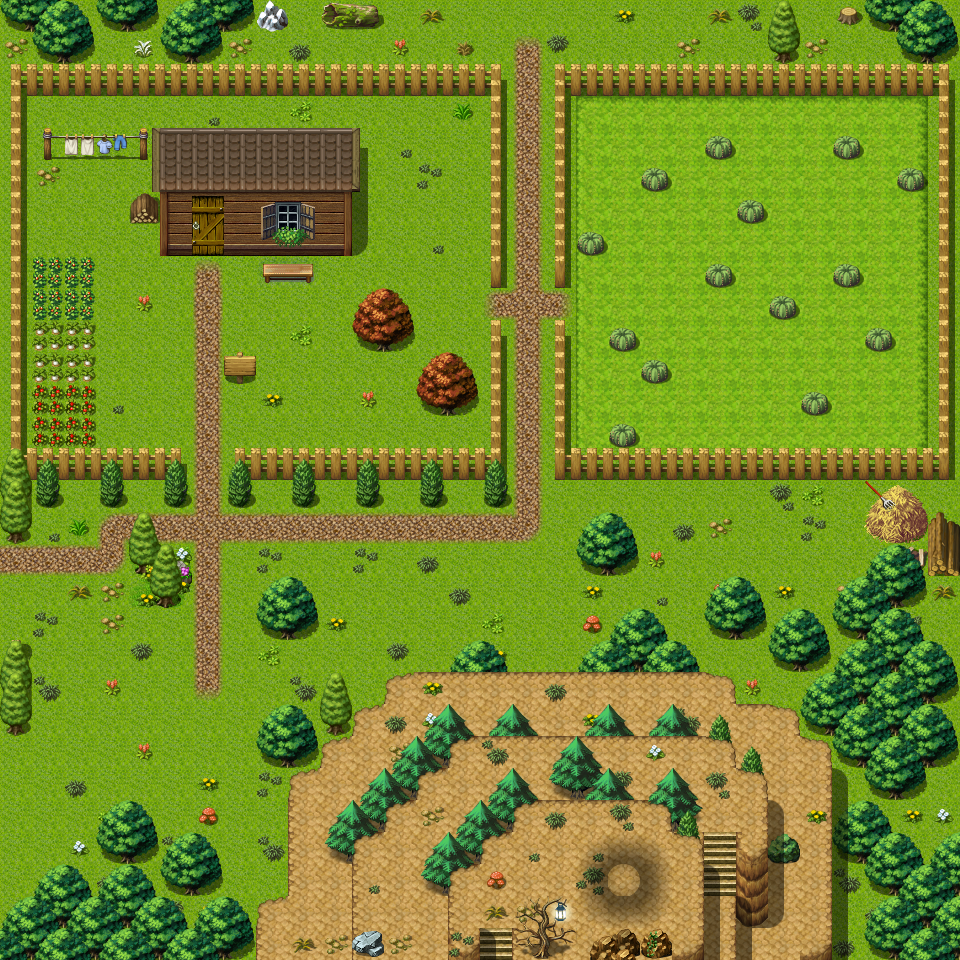

The image is a tile-based game level rendered from a .tmx file. Its description and source (layers, tilesets, objects; grid data summarised) follow:
An orthogonal 30x30 tile map with 32x32 px tiles, 3 tile layers (Ground, Objects, Above), 6 hidden layers not drawn, 61 tilesets and 22 objects (10x spawn, 5x replace, 4x script, 3x mapchange).

<map version="1.0" tiledversion="1.0.2" orientation="orthogonal" renderorder="right-down" width="30" height="30" tilewidth="32" tileheight="32" nextobjectid="52">
 <properties>
  <property name="outdoors" value="1" />
 </properties>
 <tileset firstgid="1" name="map_bed_1" tilewidth="32" tileheight="32" tilecount="128" columns="16">
  <image source="../drawable/map_bed_1.png" width="512" height="256" />
 </tileset>
 <tileset firstgid="129" name="map_border_1" tilewidth="32" tileheight="32" tilecount="128" columns="16">
  <image source="../drawable/map_border_1.png" width="512" height="256" />
 </tileset>
 <tileset firstgid="257" name="map_bridge_1" tilewidth="32" tileheight="32" tilecount="128" columns="16">
  <image source="../drawable/map_bridge_1.png" width="512" height="256" />
 </tileset>
 <tileset firstgid="385" name="map_bridge_2" tilewidth="32" tileheight="32" tilecount="128" columns="16">
  <image source="../drawable/map_bridge_2.png" width="512" height="256" />
 </tileset>
 <tileset firstgid="513" name="map_broken_1" tilewidth="32" tileheight="32" tilecount="128" columns="16">
  <image source="../drawable/map_broken_1.png" width="512" height="256" />
 </tileset>
 <tileset firstgid="641" name="map_cavewall_1" tilewidth="32" tileheight="32" tilecount="108" columns="18">
  <image source="../drawable/map_cavewall_1.png" width="576" height="192" />
 </tileset>
 <tileset firstgid="749" name="map_cavewall_2" tilewidth="32" tileheight="32" tilecount="108" columns="18">
  <image source="../drawable/map_cavewall_2.png" width="576" height="192" />
 </tileset>
 <tileset firstgid="857" name="map_cavewall_3" tilewidth="32" tileheight="32" tilecount="108" columns="18">
  <image source="../drawable/map_cavewall_3.png" width="576" height="192" />
 </tileset>
 <tileset firstgid="965" name="map_cavewall_4" tilewidth="32" tileheight="32" tilecount="108" columns="18">
  <image source="../drawable/map_cavewall_4.png" width="576" height="192" />
 </tileset>
 <tileset firstgid="1073" name="map_chair_table_1" tilewidth="32" tileheight="32" tilecount="128" columns="16">
  <image source="../drawable/map_chair_table_1.png" width="512" height="256" />
 </tileset>
 <tileset firstgid="1201" name="map_chair_table_2" tilewidth="32" tileheight="32" tilecount="128" columns="16">
  <image source="../drawable/map_chair_table_2.png" width="512" height="256" />
 </tileset>
 <tileset firstgid="1329" name="map_crate_1" tilewidth="32" tileheight="32" tilecount="128" columns="16">
  <image source="../drawable/map_crate_1.png" width="512" height="256" />
 </tileset>
 <tileset firstgid="1457" name="map_cupboard_1" tilewidth="32" tileheight="32" tilecount="128" columns="16">
  <image source="../drawable/map_cupboard_1.png" width="512" height="256" />
 </tileset>
 <tileset firstgid="1585" name="map_curtain_1" tilewidth="32" tileheight="32" tilecount="128" columns="16">
  <image source="../drawable/map_curtain_1.png" width="512" height="256" />
 </tileset>
 <tileset firstgid="1713" name="map_entrance_1" tilewidth="32" tileheight="32" tilecount="128" columns="16">
  <image source="../drawable/map_entrance_1.png" width="512" height="256" />
 </tileset>
 <tileset firstgid="1841" name="map_entrance_2" tilewidth="32" tileheight="32" tilecount="128" columns="16">
  <image source="../drawable/map_entrance_2.png" width="512" height="256" />
 </tileset>
 <tileset firstgid="1969" name="map_fence_1" tilewidth="32" tileheight="32" tilecount="128" columns="16">
  <image source="../drawable/map_fence_1.png" width="512" height="256" />
 </tileset>
 <tileset firstgid="2097" name="map_fence_2" tilewidth="32" tileheight="32" tilecount="128" columns="16">
  <image source="../drawable/map_fence_2.png" width="512" height="256" />
 </tileset>
 <tileset firstgid="2225" name="map_fence_3" tilewidth="32" tileheight="32" tilecount="128" columns="16">
  <image source="../drawable/map_fence_3.png" width="512" height="256" />
 </tileset>
 <tileset firstgid="2353" name="map_fence_4" tilewidth="32" tileheight="32" tilecount="128" columns="16">
  <image source="../drawable/map_fence_4.png" width="512" height="256" />
 </tileset>
 <tileset firstgid="2481" name="map_ground_1" tilewidth="32" tileheight="32" tilecount="128" columns="16">
  <image source="../drawable/map_ground_1.png" width="512" height="256" />
 </tileset>
 <tileset firstgid="2609" name="map_ground_2" tilewidth="32" tileheight="32" tilecount="128" columns="16">
  <image source="../drawable/map_ground_2.png" width="512" height="256" />
 </tileset>
 <tileset firstgid="2737" name="map_ground_3" tilewidth="32" tileheight="32" tilecount="128" columns="16">
  <image source="../drawable/map_ground_3.png" width="512" height="256" />
 </tileset>
 <tileset firstgid="2865" name="map_ground_4" tilewidth="32" tileheight="32" tilecount="128" columns="16">
  <image source="../drawable/map_ground_4.png" width="512" height="256" />
 </tileset>
 <tileset firstgid="2993" name="map_ground_5" tilewidth="32" tileheight="32" tilecount="128" columns="16">
  <image source="../drawable/map_ground_5.png" width="512" height="256" />
 </tileset>
 <tileset firstgid="3121" name="map_ground_6" tilewidth="32" tileheight="32" tilecount="128" columns="16">
  <image source="../drawable/map_ground_6.png" width="512" height="256" />
 </tileset>
 <tileset firstgid="3249" name="map_ground_7" tilewidth="32" tileheight="32" tilecount="128" columns="16">
  <image source="../drawable/map_ground_7.png" width="512" height="256" />
 </tileset>
 <tileset firstgid="3377" name="map_ground_8" tilewidth="32" tileheight="32" tilecount="128" columns="16">
  <image source="../drawable/map_ground_8.png" width="512" height="256" />
 </tileset>
 <tileset firstgid="3505" name="map_house_1" tilewidth="32" tileheight="32" tilecount="128" columns="16">
  <image source="../drawable/map_house_1.png" width="512" height="256" />
 </tileset>
 <tileset firstgid="3633" name="map_house_2" tilewidth="32" tileheight="32" tilecount="128" columns="16">
  <image source="../drawable/map_house_2.png" width="512" height="256" />
 </tileset>
 <tileset firstgid="3761" name="map_indoor_1" tilewidth="32" tileheight="32" tilecount="128" columns="16">
  <image source="../drawable/map_indoor_1.png" width="512" height="256" />
 </tileset>
 <tileset firstgid="3889" name="map_indoor_2" tilewidth="32" tileheight="32" tilecount="128" columns="16">
  <image source="../drawable/map_indoor_2.png" width="512" height="256" />
 </tileset>
 <tileset firstgid="4017" name="map_kitchen_1" tilewidth="32" tileheight="32" tilecount="128" columns="16">
  <image source="../drawable/map_kitchen_1.png" width="512" height="256" />
 </tileset>
 <tileset firstgid="4145" name="map_outdoor_1" tilewidth="32" tileheight="32" tilecount="128" columns="16">
  <image source="../drawable/map_outdoor_1.png" width="512" height="256" />
 </tileset>
 <tileset firstgid="4273" name="map_pillar_1" tilewidth="32" tileheight="32" tilecount="128" columns="16">
  <image source="../drawable/map_pillar_1.png" width="512" height="256" />
 </tileset>
 <tileset firstgid="4401" name="map_pillar_2" tilewidth="32" tileheight="32" tilecount="128" columns="16">
  <image source="../drawable/map_pillar_2.png" width="512" height="256" />
 </tileset>
 <tileset firstgid="4529" name="map_plant_1" tilewidth="32" tileheight="32" tilecount="128" columns="16">
  <image source="../drawable/map_plant_1.png" width="512" height="256" />
 </tileset>
 <tileset firstgid="4657" name="map_plant_2" tilewidth="32" tileheight="32" tilecount="128" columns="16">
  <image source="../drawable/map_plant_2.png" width="512" height="256" />
 </tileset>
 <tileset firstgid="4785" name="map_rock_1" tilewidth="32" tileheight="32" tilecount="128" columns="16">
  <image source="../drawable/map_rock_1.png" width="512" height="256" />
 </tileset>
 <tileset firstgid="4913" name="map_rock_2" tilewidth="32" tileheight="32" tilecount="128" columns="16">
  <image source="../drawable/map_rock_2.png" width="512" height="256" />
 </tileset>
 <tileset firstgid="5041" name="map_roof_1" tilewidth="32" tileheight="32" tilecount="128" columns="16">
  <image source="../drawable/map_roof_1.png" width="512" height="256" />
 </tileset>
 <tileset firstgid="5169" name="map_roof_2" tilewidth="32" tileheight="32" tilecount="128" columns="16">
  <image source="../drawable/map_roof_2.png" width="512" height="256" />
 </tileset>
 <tileset firstgid="5297" name="map_roof_3" tilewidth="32" tileheight="32" tilecount="128" columns="16">
  <image source="../drawable/map_roof_3.png" width="512" height="256" />
 </tileset>
 <tileset firstgid="5425" name="map_shop_1" tilewidth="32" tileheight="32" tilecount="128" columns="16">
  <image source="../drawable/map_shop_1.png" width="512" height="256" />
 </tileset>
 <tileset firstgid="5553" name="map_sign_ladder_1" tilewidth="32" tileheight="32" tilecount="128" columns="16">
  <image source="../drawable/map_sign_ladder_1.png" width="512" height="256" />
 </tileset>
 <tileset firstgid="5681" name="map_table_1" tilewidth="32" tileheight="32" tilecount="128" columns="16">
  <image source="../drawable/map_table_1.png" width="512" height="256" />
 </tileset>
 <tileset firstgid="5809" name="map_trail_1" tilewidth="32" tileheight="32" tilecount="128" columns="16">
  <image source="../drawable/map_trail_1.png" width="512" height="256" />
 </tileset>
 <tileset firstgid="5937" name="map_transition_1" tilewidth="32" tileheight="32" tilecount="128" columns="16">
  <image source="../drawable/map_transition_1.png" width="512" height="256" />
 </tileset>
 <tileset firstgid="6065" name="map_transition_2" tilewidth="32" tileheight="32" tilecount="128" columns="16">
  <image source="../drawable/map_transition_2.png" width="512" height="256" />
 </tileset>
 <tileset firstgid="6193" name="map_transition_3" tilewidth="32" tileheight="32" tilecount="128" columns="16">
  <image source="../drawable/map_transition_3.png" width="512" height="256" />
 </tileset>
 <tileset firstgid="6321" name="map_transition_4" tilewidth="32" tileheight="32" tilecount="128" columns="16">
  <image source="../drawable/map_transition_4.png" width="512" height="256" />
 </tileset>
 <tileset firstgid="6449" name="map_transition_5" tilewidth="32" tileheight="32" tilecount="128" columns="16">
  <image source="../drawable/map_transition_5.png" width="512" height="256" />
 </tileset>
 <tileset firstgid="6577" name="map_tree_1" tilewidth="32" tileheight="32" tilecount="128" columns="16">
  <image source="../drawable/map_tree_1.png" width="512" height="256" />
 </tileset>
 <tileset firstgid="6705" name="map_tree_2" tilewidth="32" tileheight="32" tilecount="128" columns="16">
  <image source="../drawable/map_tree_2.png" width="512" height="256" />
 </tileset>
 <tileset firstgid="6833" name="map_wall_1" tilewidth="32" tileheight="32" tilecount="128" columns="16">
  <image source="../drawable/map_wall_1.png" width="512" height="256" />
 </tileset>
 <tileset firstgid="6961" name="map_wall_2" tilewidth="32" tileheight="32" tilecount="120" columns="15">
  <image source="../drawable/map_wall_2.png" width="480" height="256" />
 </tileset>
 <tileset firstgid="7081" name="map_wall_3" tilewidth="32" tileheight="32" tilecount="120" columns="15">
  <image source="../drawable/map_wall_3.png" width="480" height="256" />
 </tileset>
 <tileset firstgid="7201" name="map_wall_4" tilewidth="32" tileheight="32" tilecount="120" columns="15">
  <image source="../drawable/map_wall_4.png" width="480" height="256" />
 </tileset>
 <tileset firstgid="7321" name="map_window_1" tilewidth="32" tileheight="32" tilecount="128" columns="16">
  <image source="../drawable/map_window_1.png" width="512" height="256" />
 </tileset>
 <tileset firstgid="7449" name="map_window_2" tilewidth="32" tileheight="32" tilecount="128" columns="16">
  <image source="../drawable/map_window_2.png" width="512" height="256" />
 </tileset>
 <tileset firstgid="7577" name="map_guynmart" tilewidth="32" tileheight="32" tilecount="128" columns="16">
  <image source="../drawable/map_guynmart.png" width="512" height="256" />
 </tileset>
 <layer name="Ground" width="30" height="30">
  <data>[900 cells, 900 non-empty, 24 distinct tile ids]</data>
 </layer>
 <layer name="Objects" width="30" height="30">
  <data>[900 cells, 430 non-empty, 88 distinct tile ids]</data>
 </layer>
 <layer name="Above" width="30" height="30">
  <data>[900 cells, 177 non-empty, 31 distinct tile ids]</data>
 </layer>
 <layer name="Walkable" width="30" height="30" visible="0">
  <data>[900 cells, 291 non-empty, 1 distinct tile ids]</data>
 </layer>
 <layer name="Walkable_1" width="30" height="30" visible="0">
  <data>[900 cells, 80 non-empty, 1 distinct tile ids]</data>
 </layer>
 <layer name="Walkable_2" width="30" height="30" visible="0">
  <data>[900 cells, 79 non-empty, 1 distinct tile ids]</data>
 </layer>
 <layer name="Walkable_3" width="30" height="30" visible="0">
  <data>[900 cells, 52 non-empty, 1 distinct tile ids]</data>
 </layer>
 <layer name="Walkable_4" width="30" height="30" visible="0">
  <data>[900 cells, 55 non-empty, 1 distinct tile ids]</data>
 </layer>
 <layer name="Walkable_5" width="30" height="30" visible="0">
  <data>[900 cells, 27 non-empty, 1 distinct tile ids]</data>
 </layer>
 <objectgroup name="Mapevents" visible="0">
  <object id="39" name="guynmart_s_hill2" type="script" x="768" y="896" width="32" height="32" />
  <object id="42" name="guynmart_s_hill4" type="script" x="704" y="864" width="32" height="32" visible="0" />
  <object id="44" name="guynmart_s_hill5" type="script" x="448" y="896" width="256" height="32" />
  <object id="37" name="south" type="mapchange" x="256" y="928" width="544" height="32">
   <properties>
    <property name="map" value="guynmart_wood_11" />
    <property name="place" value="north" />
   </properties>
  </object>
  <object id="25" name="north" type="mapchange" x="288" y="0" width="544" height="32">
   <properties>
    <property name="map" value="guynmart_wood_9" />
    <property name="place" value="south" />
   </properties>
  </object>
  <object id="27" name="west2" type="mapchange" x="0" y="512" width="32" height="416">
   <properties>
    <property name="map" value="guynmart_wood_1" />
    <property name="place" value="east" />
   </properties>
  </object>
  <object id="36" name="guynmart_s_dog" type="script" x="224" y="384" width="32" height="32" />
 </objectgroup>
 <objectgroup name="Spawn" visible="0">
  <object id="6" name="forestboar4" type="spawn" x="768" y="544" width="128" height="128">
   <properties>
    <property name="quantity" value="1" />
   </properties>
  </object>
  <object id="9" name="forestbeetle" type="spawn" x="64" y="480" width="96" height="128">
   <properties>
    <property name="quantity" value="1" />
   </properties>
  </object>
  <object id="28" name="guynmart_dog10" type="spawn" x="160" y="256" width="96" height="64">
   <properties>
    <property name="quantity" value="6" />
   </properties>
  </object>
  <object id="29" name="guynmart_child" type="spawn" x="32" y="96" width="32" height="32">
   <properties>
    <property name="quantity" value="1" />
   </properties>
  </object>
  <object id="31" name="guynmart_marble1" type="spawn" x="576" y="96" width="352" height="352">
   <properties>
    <property name="active" value="false" />
    <property name="quantity" value="1" />
   </properties>
  </object>
  <object id="32" name="guynmart_marble2" type="spawn" x="32" y="160" width="448" height="288">
   <properties>
    <property name="active" value="false" />
    <property name="quantity" value="1" />
   </properties>
  </object>
  <object id="33" name="guynmart_marble3" type="spawn" x="576" y="96" width="352" height="352">
   <properties>
    <property name="active" value="false" />
    <property name="quantity" value="1" />
   </properties>
  </object>
  <object id="34" name="guynmart_marble4" type="spawn" x="576" y="96" width="352" height="352">
   <properties>
    <property name="active" value="false" />
    <property name="quantity" value="1" />
   </properties>
  </object>
  <object id="35" name="guynmart_marble5" type="spawn" x="32" y="160" width="448" height="288">
   <properties>
    <property name="active" value="false" />
    <property name="quantity" value="1" />
   </properties>
  </object>
  <object id="51" name="guynmart_wise" type="spawn" x="608" y="864" width="32" height="32">
   <properties>
    <property name="quantity" value="1" />
   </properties>
  </object>
 </objectgroup>
 <objectgroup name="Keys" visible="0" />
 <objectgroup name="Replace" visible="0">
  <object id="45" name="guynmart_r_hill1" type="replace" x="224" y="640" width="640" height="320">
   <properties>
    <property name="Walkable" value="Walkable_1" />
    <property name="requireId" value="guynmart_nondisplay" />
    <property name="requireType" value="questProgress" />
    <property name="requireValue" value="41" />
   </properties>
  </object>
  <object id="46" name="guynmart_r_hill2" type="replace" x="224" y="640" width="640" height="320">
   <properties>
    <property name="Walkable" value="Walkable_2" />
    <property name="requireId" value="guynmart_nondisplay" />
    <property name="requireType" value="questProgress" />
    <property name="requireValue" value="42" />
   </properties>
  </object>
  <object id="47" name="guynmart_r_hill3" type="replace" x="224" y="640" width="640" height="320">
   <properties>
    <property name="Walkable" value="Walkable_3" />
    <property name="requireId" value="guynmart_nondisplay" />
    <property name="requireType" value="questProgress" />
    <property name="requireValue" value="43" />
   </properties>
  </object>
  <object id="48" name="guynmart_r_hill4" type="replace" x="224" y="640" width="640" height="320">
   <properties>
    <property name="Walkable" value="Walkable_4" />
    <property name="requireId" value="guynmart_nondisplay" />
    <property name="requireType" value="questProgress" />
    <property name="requireValue" value="44" />
   </properties>
  </object>
  <object id="49" name="guynmart_r_hill5" type="replace" x="224" y="640" width="640" height="320">
   <properties>
    <property name="Walkable" value="Walkable_5" />
    <property name="requireId" value="guynmart_nondisplay" />
    <property name="requireType" value="questProgress" />
    <property name="requireValue" value="45" />
   </properties>
  </object>
 </objectgroup>
</map>
